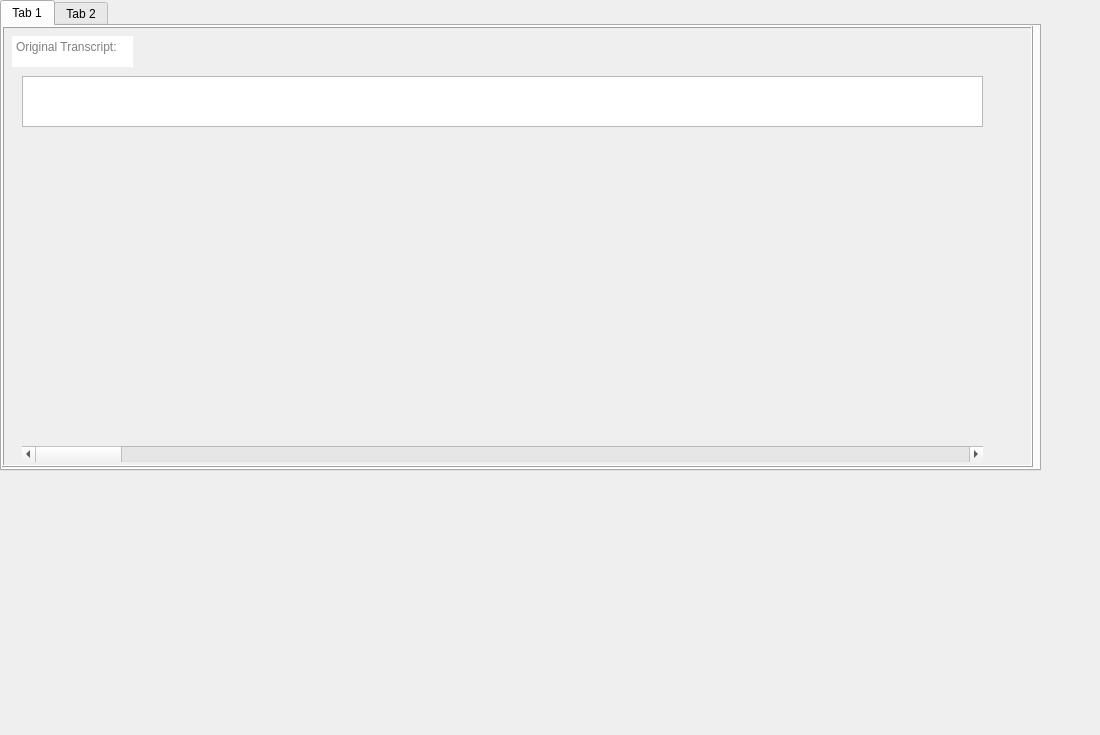
<?xml version="1.0" encoding="UTF-8"?>
<ui version="4.0">
 <class>TranscriptEditor</class>
 <widget class="QDialog" name="TranscriptEditor">
  <property name="geometry">
   <rect>
    <x>0</x>
    <y>0</y>
    <width>1100</width>
    <height>735</height>
   </rect>
  </property>
  <property name="windowTitle">
   <string>Dialog</string>
  </property>
  <widget class="QTabWidget" name="TabWidget">
   <property name="geometry">
    <rect>
     <x>0</x>
     <y>0</y>
     <width>1041</width>
     <height>471</height>
    </rect>
   </property>
   <property name="sizePolicy">
    <sizepolicy hsizetype="Maximum" vsizetype="Maximum">
     <horstretch>0</horstretch>
     <verstretch>0</verstretch>
    </sizepolicy>
   </property>
   <property name="autoFillBackground">
    <bool>true</bool>
   </property>
   <property name="currentIndex">
    <number>0</number>
   </property>
   <widget class="QWidget" name="tab1">
    <attribute name="title">
     <string>Tab 1</string>
    </attribute>
    <widget class="QFrame" name="OldTransFrame">
     <property name="geometry">
      <rect>
       <x>0</x>
       <y>0</y>
       <width>1031</width>
       <height>441</height>
      </rect>
     </property>
     <property name="sizePolicy">
      <sizepolicy hsizetype="Maximum" vsizetype="Maximum">
       <horstretch>0</horstretch>
       <verstretch>0</verstretch>
      </sizepolicy>
     </property>
     <property name="autoFillBackground">
      <bool>true</bool>
     </property>
     <property name="frameShape">
      <enum>QFrame::Box</enum>
     </property>
     <property name="frameShadow">
      <enum>QFrame::Raised</enum>
     </property>
     <widget class="QTextBrowser" name="OriginalTranscript_t">
      <property name="geometry">
       <rect>
        <x>10</x>
        <y>10</y>
        <width>121</width>
        <height>31</height>
       </rect>
      </property>
      <property name="frameShape">
       <enum>QFrame::NoFrame</enum>
      </property>
      <property name="placeholderText">
       <string>Original Transcript:</string>
      </property>
     </widget>
     <widget class="QTextEdit" name="oldwords">
      <property name="geometry">
       <rect>
        <x>20</x>
        <y>50</y>
        <width>961</width>
        <height>51</height>
       </rect>
      </property>
      <property name="sizePolicy">
       <sizepolicy hsizetype="Maximum" vsizetype="Expanding">
        <horstretch>0</horstretch>
        <verstretch>0</verstretch>
       </sizepolicy>
      </property>
     </widget>
     <widget class="QScrollBar" name="OldSpecScrollBar">
      <property name="geometry">
       <rect>
        <x>20</x>
        <y>420</y>
        <width>961</width>
        <height>16</height>
       </rect>
      </property>
      <property name="sizePolicy">
       <sizepolicy hsizetype="Maximum" vsizetype="Fixed">
        <horstretch>0</horstretch>
        <verstretch>0</verstretch>
       </sizepolicy>
      </property>
      <property name="orientation">
       <enum>Qt::Horizontal</enum>
      </property>
     </widget>
     <widget class="QWidget" name="oldspec_plot" native="true">
      <property name="geometry">
       <rect>
        <x>20</x>
        <y>110</y>
        <width>961</width>
        <height>311</height>
       </rect>
      </property>
      <property name="sizePolicy">
       <sizepolicy hsizetype="Preferred" vsizetype="Maximum">
        <horstretch>0</horstretch>
        <verstretch>0</verstretch>
       </sizepolicy>
      </property>
     </widget>
    </widget>
   </widget>
   <widget class="QWidget" name="tab2">
    <attribute name="title">
     <string>Tab 2</string>
    </attribute>
   </widget>
  </widget>
 </widget>
 <resources/>
 <connections/>
</ui>
